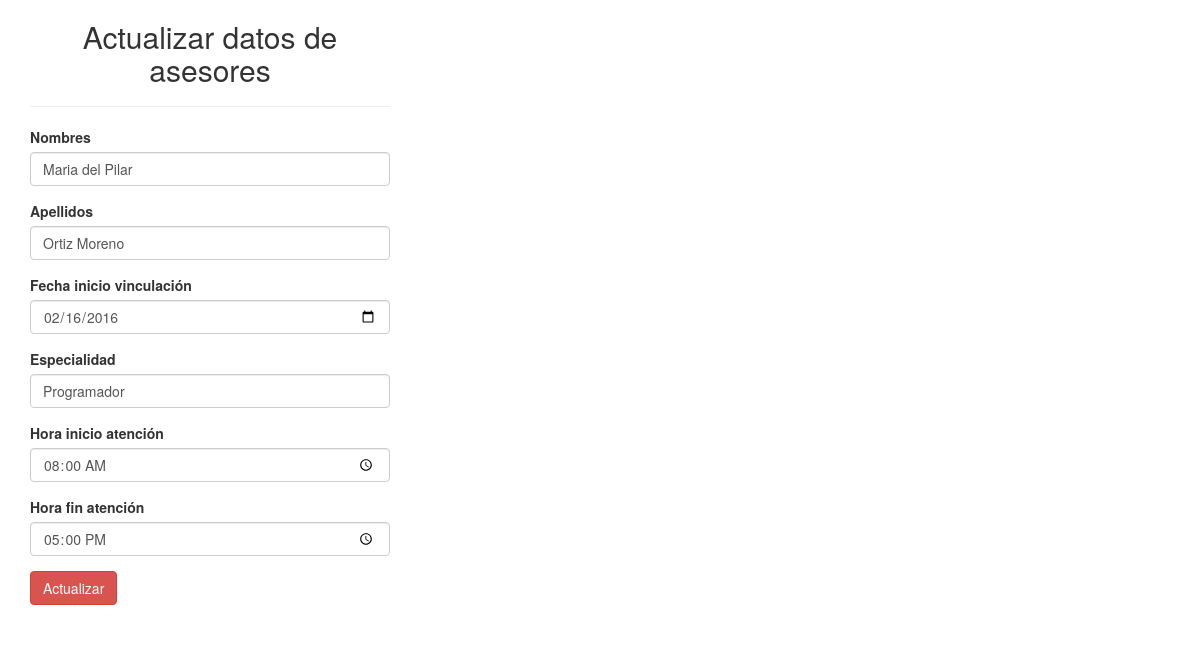
/Crud/ActualizarAsesor.php?Documento=1022439079, run on the app's committed database.
### tables this page shows
CREATE TABLE `usuarios` (
  `Documento` int(11) NOT NULL,
  `Nombres` varchar(45) NOT NULL,
  `Apellidos` varchar(45) NOT NULL,
  `Id_Tipo_Documento` int(11) NOT NULL
);

CREATE TABLE `asesores` (
  `Id` int(11) NOT NULL,
  `Id_Usuario` int(11) NOT NULL,
  `Fecha_vinculacion` date NOT NULL,
  `Especialidad` varchar(45) NOT NULL,
  `Inicio_atencion` time NOT NULL,
  `Fin_atencion` time NOT NULL
);

### Crud/ActualizarAsesor.php (the view, shortened to what this page needs)
<!DOCTYPE html>
<html lang="es">
<head>
	<link rel="stylesheet" type="text/css" href="../Boostrap/css/bootstrap.min.css">
</head>
<body>
	<?php require_once "../Php/Conexion.php";
	if (isset($_GET ['Documento'])){
		$documento = $_GET['Documento'];
		$query ="select usuarios.Documento,usuarios.Nombres,usuarios.Apellidos,asesores.fecha_vinculacion,asesores.Especialidad,asesores.Inicio_atencion,asesores.Fin_atencion, Tipo_documento.tipo_documento from usuarios inner join asesores on usuarios.documento = asesores.id_usuario inner join tipo_documento on usuarios.Id_Tipo_Documento = tipo_documento.Id where id_usuario=$documento";
		$result = mysqli_query($mysqli,$query);
		if (mysqli_num_rows($result)== 1) {
			$row= mysqli_fetch_array($result);
			$nombres=$row['Nombres'];
			$apellidos = $row['Apellidos'];
			$vinculacion =$row['fecha_vinculacion'];
			$especialidad =$row ['Especialidad'];
			$inicio =$row ['Inicio_atencion'];
			$fin =$row ['Fin_atencion'];
		}
	}
	?>
	<div class="container p-4">
		<div class="row">
			<div class="col-md-4 mx-auto">
				<div class="card card-body">
					<h2 style="text-align: center;">Actualizar datos de asesores</h2>
					<hr>
					<form action="../Php/EditarAsesor.php?id=<?php echo $_GET['Documento']; ?>" method="POST">
					<div class="form-group">
					<div class="form-group">
						<label for="nombres">Nombres</label>
						<input name="nombres" type="text" class="form-control" value="<?php echo $nombres; ?>">
					</div>
					<div class="form-group">
						<label for="apellidos">Apellidos</label>
						<input name="apellidos" type="text" class="form-control" value="<?php echo $apellidos; ?>">
					</div>
					<div class="form-group">
						<label for="vinculacion">Fecha inicio vinculación</label>
						<input name="vinculacion" type="date" class="form-control" value="<?php echo $vinculacion; ?>">
					</div>
					<div class="form-group">
						<label for="especialidad">Especialidad</label>
						<input name="especialidad" type="text" class="form-control" value="<?php echo $especialidad; ?>">
					</div>
					<div class="form-group">
						<label for="horainicio">Hora inicio atención</label>
						<input name="horainicio" type="time" class="form-control" value="<?php echo $inicio; ?>">
					</div>
					<div class="form-group">
						<label for="horafin">Hora fin atención</label>
						<input name="horafin" type="time" class="form-control" value="<?php echo $fin; ?>">
					</div>
					<button class="btn btn-danger" name="update">Actualizar</button>
					</form>
				</div>
			</div>
		</div>
	</div>
</body>
</html>

### data on the page
usuarios: nombres "Maria del Pilar", apellidos "Ortiz Moreno", vinculacion "02/16/2016", especialidad "Programador", horainicio "08:00:00", horafin "17:00:00"
